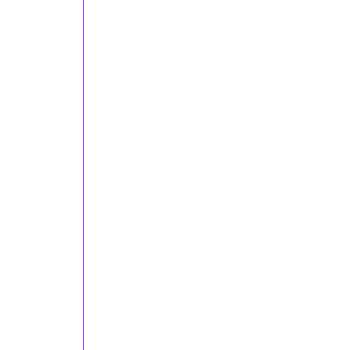
Frame 1 (no input)
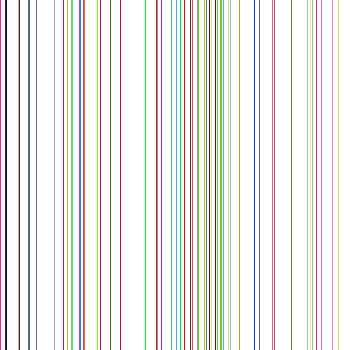
Frame 60 (the mouse pressed at the canvas centre just before this capture)
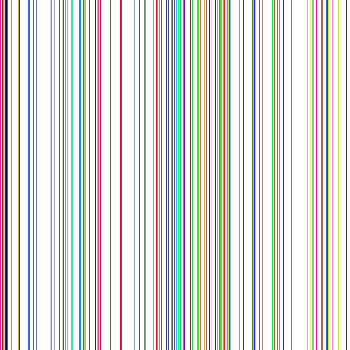
Frame 120 (the mouse held since frame 60 and released just before this capture)

The Processing sketch that drew these frames (run headless with seeded random() and noise(); from frame 60 on, the mouse is pressed at the canvas centre):

// Processing sketch: color_chart
// ── color_chart.pde
int size = 1;

void setup(){
 size(350,350);
 background (255);
 //noLoop();
 smooth();
 noStroke();
 colorMode(RGB);
}

void draw(){
  int r = int(random(255));
  int g = int(random(255));
  int b = int(random(255));
  int i = int(random(width));

  if (mousePressed && (mouseButton == RIGHT)) {
   size = 1; 
   
  }
  
  if (mousePressed && (mouseButton == LEFT)){
  size += 5;
  noLoop();
  }  
 
  
    fill(r,g,b);
    rect(i,0,size,height);
    //fill(b,0,0);
    //ellipse(c,255-b,2,2);
}



void mouseReleased(){
  loop();
} 
